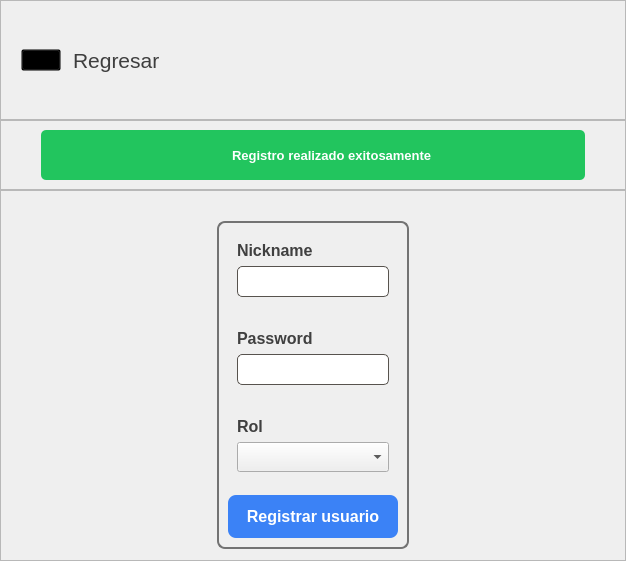
            <widget class="QWidget" name="pagAgregarUsuario">
             <layout class="QVBoxLayout" name="verticalLayout_14">
              <property name="spacing">
               <number>0</number>
              </property>
              <property name="leftMargin">
               <number>0</number>
              </property>
              <property name="topMargin">
               <number>0</number>
              </property>
              <property name="rightMargin">
               <number>0</number>
              </property>
              <property name="bottomMargin">
               <number>0</number>
              </property>
              <item alignment="Qt::AlignTop">
               <widget class="QFrame" name="frame_23">
                <property name="sizePolicy">
                 <sizepolicy hsizetype="Preferred" vsizetype="Expanding">
                  <horstretch>0</horstretch>
                  <verstretch>0</verstretch>
                 </sizepolicy>
                </property>
                <property name="minimumSize">
                 <size>
                  <width>0</width>
                  <height>120</height>
                 </size>
                </property>
                <property name="frameShape">
                 <enum>QFrame::StyledPanel</enum>
                </property>
                <property name="frameShadow">
                 <enum>QFrame::Raised</enum>
                </property>
                <layout class="QHBoxLayout" name="horizontalLayout_13">
                 <property name="spacing">
                  <number>12</number>
                 </property>
                 <property name="leftMargin">
                  <number>20</number>
                 </property>
                 <property name="topMargin">
                  <number>20</number>
                 </property>
                 <property name="rightMargin">
                  <number>20</number>
                 </property>
                 <property name="bottomMargin">
                  <number>20</number>
                 </property>
                 <item alignment="Qt::AlignLeft">
                  <widget class="QPushButton" name="btnRegresarAUsuarios">
                   <property name="cursor">
                    <cursorShape>PointingHandCursor</cursorShape>
                   </property>
                   <property name="styleSheet">
                    <string notr="true">QPushButton{
	background-color: transparent;
}</string>
                   </property>
                   <property name="text">
                    <string/>
                   </property>
                   <property name="icon">
                    <iconset>
                     <normaloff>img/back.svg</normaloff>img/back.svg</iconset>
                   </property>
                   <property name="iconSize">
                    <size>
                     <width>30</width>
                     <height>30</height>
                    </size>
                   </property>
                  </widget>
                 </item>
                 <item>
                  <widget class="QLabel" name="lblRegresarAgUsuarios">
                   <property name="sizePolicy">
                    <sizepolicy hsizetype="Preferred" vsizetype="Expanding">
                     <horstretch>0</horstretch>
                     <verstretch>0</verstretch>
                    </sizepolicy>
                   </property>
                   <property name="font">
                    <font>
                     <family>Arial</family>
                     <pointsize>16</pointsize>
                    </font>
                   </property>
                   <property name="cursor">
                    <cursorShape>PointingHandCursor</cursorShape>
                   </property>
                   <property name="styleSheet">
                    <string notr="true">QLabel{
	color: #3E3E3E;
}</string>
                   </property>
                   <property name="text">
                    <string>Regresar</string>
                   </property>
                  </widget>
                 </item>
                 <item>
                  <spacer name="horizontalSpacer">
                   <property name="orientation">
                    <enum>Qt::Horizontal</enum>
                   </property>
                   <property name="sizeHint" stdset="0">
                    <size>
                     <width>40</width>
                     <height>20</height>
                    </size>
                   </property>
                  </spacer>
                 </item>
                </layout>
               </widget>
              </item>
              <item>
               <widget class="QFrame" name="frame_22">
                <property name="minimumSize">
                 <size>
                  <width>0</width>
                  <height>70</height>
                 </size>
                </property>
                <property name="maximumSize">
                 <size>
                  <width>16777215</width>
                  <height>264</height>
                 </size>
                </property>
                <property name="frameShape">
                 <enum>QFrame::StyledPanel</enum>
                </property>
                <property name="frameShadow">
                 <enum>QFrame::Raised</enum>
                </property>
                <layout class="QHBoxLayout" name="horizontalLayout_12">
                 <property name="leftMargin">
                  <number>40</number>
                 </property>
                 <property name="rightMargin">
                  <number>40</number>
                 </property>
                 <item>
                  <widget class="QFrame" name="lblRegistroUsuario">
                   <property name="styleSheet">
                    <string notr="true">QFrame{
	background-color: #22c55e;
	border-radius: 5px;
}</string>
                   </property>
                   <property name="frameShape">
                    <enum>QFrame::StyledPanel</enum>
                   </property>
                   <property name="frameShadow">
                    <enum>QFrame::Raised</enum>
                   </property>
                   <layout class="QHBoxLayout" name="horizontalLayout_14">
                    <item>
                     <spacer name="horizontalSpacer_2">
                      <property name="orientation">
                       <enum>Qt::Horizontal</enum>
                      </property>
                      <property name="sizeHint" stdset="0">
                       <size>
                        <width>40</width>
                        <height>20</height>
                       </size>
                      </property>
                     </spacer>
                    </item>
                    <item>
                     <widget class="QPushButton" name="lblIconoRegistroUsuario">
                      <property name="minimumSize">
                       <size>
                        <width>30</width>
                        <height>30</height>
                       </size>
                      </property>
                      <property name="styleSheet">
                       <string notr="true">QPushButton{
	background-color: transparent;
	border: none;
}</string>
                      </property>
                      <property name="text">
                       <string/>
                      </property>
                      <property name="icon">
                       <iconset>
                        <normaloff>img/check.svg</normaloff>img/check.svg</iconset>
                      </property>
                      <property name="iconSize">
                       <size>
                        <width>30</width>
                        <height>30</height>
                       </size>
                      </property>
                     </widget>
                    </item>
                    <item>
                     <widget class="QLabel" name="lblMsjRegistroUsuario">
                      <property name="font">
                       <font>
                        <family>Arial</family>
                        <pointsize>10</pointsize>
                        <weight>75</weight>
                        <bold>true</bold>
                       </font>
                      </property>
                      <property name="styleSheet">
                       <string notr="true">QLabel{
	color: #fff;
}</string>
                      </property>
                      <property name="text">
                       <string>Registro realizado exitosamente</string>
                      </property>
                     </widget>
                    </item>
                    <item>
                     <spacer name="horizontalSpacer_3">
                      <property name="orientation">
                       <enum>Qt::Horizontal</enum>
                      </property>
                      <property name="sizeHint" stdset="0">
                       <size>
                        <width>40</width>
                        <height>20</height>
                       </size>
                      </property>
                     </spacer>
                    </item>
                   </layout>
                  </widget>
                 </item>
                </layout>
               </widget>
              </item>
              <item>
               <widget class="QFrame" name="frame_24">
                <property name="sizePolicy">
                 <sizepolicy hsizetype="Preferred" vsizetype="Expanding">
                  <horstretch>0</horstretch>
                  <verstretch>0</verstretch>
                 </sizepolicy>
                </property>
                <property name="frameShape">
                 <enum>QFrame::StyledPanel</enum>
                </property>
                <property name="frameShadow">
                 <enum>QFrame::Raised</enum>
                </property>
                <layout class="QGridLayout" name="gridLayout_11">
                 <property name="topMargin">
                  <number>30</number>
                 </property>
                 <item row="0" column="0">
                  <spacer name="horizontalSpacer_4">
                   <property name="orientation">
                    <enum>Qt::Horizontal</enum>
                   </property>
                   <property name="sizeHint" stdset="0">
                    <size>
                     <width>207</width>
                     <height>20</height>
                    </size>
                   </property>
                  </spacer>
                 </item>
                 <item row="0" column="1">
                  <widget class="QFrame" name="frame_25">
                   <property name="sizePolicy">
                    <sizepolicy hsizetype="Preferred" vsizetype="Preferred">
                     <horstretch>0</horstretch>
                     <verstretch>0</verstretch>
                    </sizepolicy>
                   </property>
                   <property name="minimumSize">
                    <size>
                     <width>0</width>
                     <height>0</height>
                    </size>
                   </property>
                   <property name="sizeIncrement">
                    <size>
                     <width>0</width>
                     <height>0</height>
                    </size>
                   </property>
                   <property name="styleSheet">
                    <string notr="true">QFrame{
	border: 2px solid #737373;
	border-radius: 8px;
}</string>
                   </property>
                   <property name="frameShape">
                    <enum>QFrame::StyledPanel</enum>
                   </property>
                   <property name="frameShadow">
                    <enum>QFrame::Raised</enum>
                   </property>
                   <layout class="QVBoxLayout" name="verticalLayout_16">
                    <property name="spacing">
                     <number>14</number>
                    </property>
                    <item alignment="Qt::AlignTop">
                     <widget class="QFrame" name="frame_13">
                      <property name="styleSheet">
                       <string notr="true">QFrame{
	border: none;
}</string>
                      </property>
                      <property name="frameShape">
                       <enum>QFrame::StyledPanel</enum>
                      </property>
                      <property name="frameShadow">
                       <enum>QFrame::Raised</enum>
                      </property>
                      <layout class="QVBoxLayout" name="verticalLayout_13">
                       <item alignment="Qt::AlignTop">
                        <widget class="QLabel" name="label_9">
                         <property name="font">
                          <font>
                           <family>Arial</family>
                           <pointsize>12</pointsize>
                           <weight>75</weight>
                           <bold>true</bold>
                          </font>
                         </property>
                         <property name="styleSheet">
                          <string notr="true">QLabel{
	color: #404040;
}</string>
                         </property>
                         <property name="text">
                          <string>Nickname</string>
                         </property>
                        </widget>
                       </item>
                       <item>
                        <widget class="QLineEdit" name="inpRegistroNick">
                         <property name="minimumSize">
                          <size>
                           <width>0</width>
                           <height>30</height>
                          </size>
                         </property>
                         <property name="font">
                          <font>
                           <family>Arial</family>
                           <pointsize>12</pointsize>
                          </font>
                         </property>
                         <property name="styleSheet">
                          <string notr="true">QLineEdit{
	padding: 4px;
	border-radius: 5px;
	border: 1px solid #57534e;
	color: #404040;
	padding-left: 5px;
	padding-right: 5px;
}</string>
                         </property>
                         <property name="text">
                          <string/>
                         </property>
                        </widget>
                       </item>
                      </layout>
                     </widget>
                    </item>
                    <item alignment="Qt::AlignTop">
                     <widget class="QFrame" name="frame_14">
                      <property name="styleSheet">
                       <string notr="true">QFrame{
	border: none;
}</string>
                      </property>
                      <property name="frameShape">
                       <enum>QFrame::StyledPanel</enum>
                      </property>
                      <property name="frameShadow">
                       <enum>QFrame::Raised</enum>
                      </property>
                      <layout class="QVBoxLayout" name="verticalLayout_15">
                       <item alignment="Qt::AlignTop">
                        <widget class="QLabel" name="label_10">
                         <property name="font">
                          <font>
                           <family>Arial</family>
                           <pointsize>12</pointsize>
                           <weight>75</weight>
                           <bold>true</bold>
                          </font>
                         </property>
                         <property name="styleSheet">
                          <string notr="true">QLabel{
	color: #404040;
}</string>
                         </property>
                         <property name="text">
                          <string>Password</string>
                         </property>
                        </widget>
                       </item>
                       <item>
                        <widget class="QLineEdit" name="inpRegistroPass">
                         <property name="minimumSize">
                          <size>
                           <width>0</width>
                           <height>30</height>
                          </size>
                         </property>
                         <property name="font">
                          <font>
                           <family>Arial</family>
                           <pointsize>12</pointsize>
                          </font>
                         </property>
                         <property name="styleSheet">
                          <string notr="true">QLineEdit{
	padding: 4px;
	border-radius: 5px;
	border: 1px solid #57534e;
	color: #404040;
	padding-left: 5px;
	padding-right: 5px;
}</string>
                         </property>
                        </widget>
                       </item>
                      </layout>
                     </widget>
                    </item>
                    <item>
                     <widget class="QFrame" name="frame_26">
                      <property name="styleSheet">
                       <string notr="true">QFrame{
	border: none;
}</string>
                      </property>
                      <property name="frameShape">
                       <enum>QFrame::StyledPanel</enum>
                      </property>
                      <property name="frameShadow">
                       <enum>QFrame::Raised</enum>
                      </property>
                      <layout class="QVBoxLayout" name="verticalLayout_17">
                       <item alignment="Qt::AlignTop">
                        <widget class="QLabel" name="label_11">
                         <property name="font">
                          <font>
                           <family>Arial</family>
                           <pointsize>12</pointsize>
                           <weight>75</weight>
                           <bold>true</bold>
                          </font>
                         </property>
                         <property name="styleSheet">
                          <string notr="true">QLabel{
	color: #404040;
}</string>
                         </property>
                         <property name="text">
                          <string>Rol</string>
                         </property>
                        </widget>
                       </item>
                       <item>
                        <widget class="QComboBox" name="inpRegistroRol">
                         <property name="minimumSize">
                          <size>
                           <width>0</width>
                           <height>30</height>
                          </size>
                         </property>
                         <property name="font">
                          <font>
                           <family>Arial</family>
                           <pointsize>12</pointsize>
                          </font>
                         </property>
                         <property name="layoutDirection">
                          <enum>Qt::LeftToRight</enum>
                         </property>
                         <property name="styleSheet">
                          <string notr="true"/>
                         </property>
                        </widget>
                       </item>
                      </layout>
                     </widget>
                    </item>
                    <item>
                     <widget class="QPushButton" name="btnRegistroSubmit">
                      <property name="font">
                       <font>
                        <family>Arial</family>
                        <pointsize>12</pointsize>
                        <weight>75</weight>
                        <bold>true</bold>
                       </font>
                      </property>
                      <property name="cursor">
                       <cursorShape>PointingHandCursor</cursorShape>
                      </property>
                      <property name="styleSheet">
                       <string notr="true">QPushButton{
	background-color: #3b82f6;
	padding: 12px;
	border-radius: 8px;
	color: #fff;
}
QPushButton::hover{
	background-color: #2563eb;
}</string>
                      </property>
                      <property name="text">
                       <string>Registrar usuario</string>
                      </property>
                     </widget>
                    </item>
                   </layout>
                  </widget>
                 </item>
                 <item row="0" column="2">
                  <spacer name="horizontalSpacer_5">
                   <property name="orientation">
                    <enum>Qt::Horizontal</enum>
                   </property>
                   <property name="sizeHint" stdset="0">
                    <size>
                     <width>207</width>
                     <height>20</height>
                    </size>
                   </property>
                  </spacer>
                 </item>
                 <item row="1" column="1">
                  <spacer name="verticalSpacer_2">
                   <property name="orientation">
                    <enum>Qt::Vertical</enum>
                   </property>
                   <property name="sizeHint" stdset="0">
                    <size>
                     <width>20</width>
                     <height>2</height>
                    </size>
                   </property>
                  </spacer>
                 </item>
                </layout>
               </widget>
              </item>
             </layout>
            </widget>
